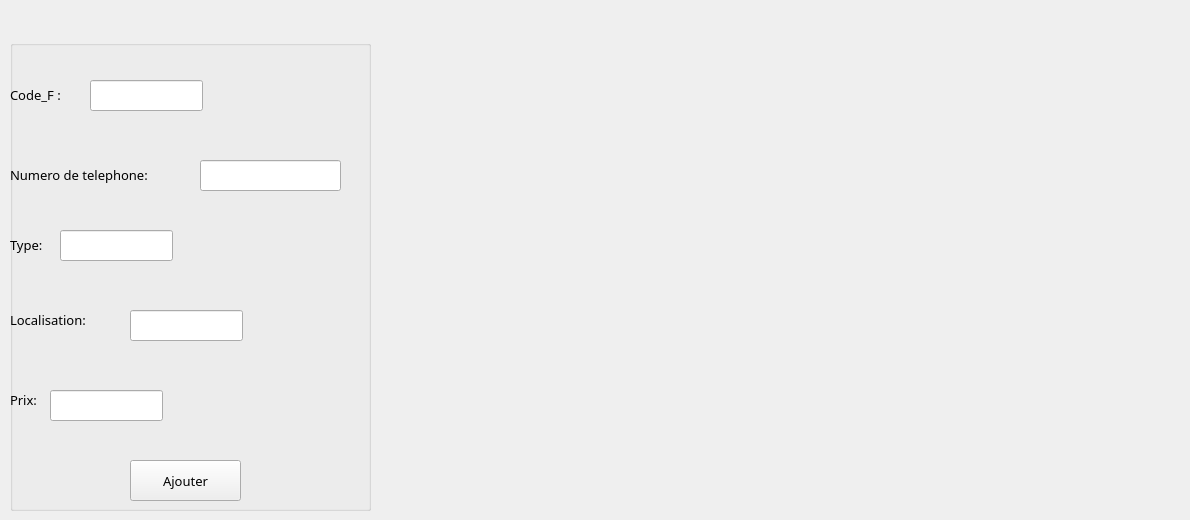
        <widget class="QWidget" name="ajout">
         <attribute name="icon">
          <iconset>
           <normaloff>../Images/pluus.png</normaloff>../Images/pluus.png</iconset>
         </attribute>
         <attribute name="title">
          <string>Ajouter</string>
         </attribute>
         <attribute name="toolTip">
          <string>Ajout d&quot;un fournisseur</string>
         </attribute>
         <widget class="QLabel" name="label">
          <property name="geometry">
           <rect>
            <x>380</x>
            <y>50</y>
            <width>801</width>
            <height>381</height>
           </rect>
          </property>
          <property name="text">
           <string/>
          </property>
          <property name="pixmap">
           <pixmap>../../../../../../../../EXECUTABLE/Images/livraison-fournisseurs-achats-gestion-commerciale.png</pixmap>
          </property>
         </widget>
         <widget class="QGroupBox" name="groupBox_2">
          <property name="enabled">
           <bool>true</bool>
          </property>
          <property name="geometry">
           <rect>
            <x>10</x>
            <y>40</y>
            <width>361</width>
            <height>471</height>
           </rect>
          </property>
          <property name="mouseTracking">
           <bool>false</bool>
          </property>
          <property name="autoFillBackground">
           <bool>false</bool>
          </property>
          <property name="title">
           <string/>
          </property>
          <property name="flat">
           <bool>true</bool>
          </property>
          <property name="checkable">
           <bool>false</bool>
          </property>
          <widget class="QLabel" name="label_9">
           <property name="geometry">
            <rect>
             <x>0</x>
             <y>40</y>
             <width>71</width>
             <height>31</height>
            </rect>
           </property>
           <property name="font">
            <font>
             <family>MV Boli</family>
            </font>
           </property>
           <property name="text">
            <string>&lt;html&gt;&lt;head/&gt;&lt;body&gt;&lt;p&gt;&lt;span style=&quot; font-size:10pt;&quot;&gt;Code_F :&lt;/span&gt;&lt;/p&gt;&lt;/body&gt;&lt;/html&gt;</string>
           </property>
          </widget>
          <widget class="QLineEdit" name="lineEdit_Code">
           <property name="geometry">
            <rect>
             <x>80</x>
             <y>40</y>
             <width>113</width>
             <height>31</height>
            </rect>
           </property>
           <property name="font">
            <font>
             <pointsize>10</pointsize>
            </font>
           </property>
          </widget>
          <widget class="QLabel" name="label_10">
           <property name="geometry">
            <rect>
             <x>0</x>
             <y>190</y>
             <width>51</width>
             <height>31</height>
            </rect>
           </property>
           <property name="font">
            <font>
             <family>MV Boli</family>
             <pointsize>8</pointsize>
             <weight>50</weight>
             <bold>false</bold>
            </font>
           </property>
           <property name="text">
            <string>&lt;html&gt;&lt;head/&gt;&lt;body&gt;&lt;p&gt;&lt;span style=&quot; font-size:10pt;&quot;&gt;Type: &lt;/span&gt;&lt;/p&gt;&lt;/body&gt;&lt;/html&gt;</string>
           </property>
          </widget>
          <widget class="QLineEdit" name="lineEdit_Type">
           <property name="geometry">
            <rect>
             <x>50</x>
             <y>190</y>
             <width>113</width>
             <height>31</height>
            </rect>
           </property>
           <property name="font">
            <font>
             <pointsize>10</pointsize>
            </font>
           </property>
          </widget>
          <widget class="QLabel" name="label_11">
           <property name="geometry">
            <rect>
             <x>0</x>
             <y>120</y>
             <width>181</width>
             <height>31</height>
            </rect>
           </property>
           <property name="font">
            <font>
             <family>MV Boli</family>
            </font>
           </property>
           <property name="text">
            <string>&lt;html&gt;&lt;head/&gt;&lt;body&gt;&lt;p&gt;&lt;span style=&quot; font-size:10pt;&quot;&gt;Numero de telephone: &lt;/span&gt;&lt;/p&gt;&lt;/body&gt;&lt;/html&gt;</string>
           </property>
          </widget>
          <widget class="QLineEdit" name="lineEdit_Num">
           <property name="geometry">
            <rect>
             <x>190</x>
             <y>120</y>
             <width>141</width>
             <height>31</height>
            </rect>
           </property>
           <property name="font">
            <font>
             <pointsize>10</pointsize>
            </font>
           </property>
          </widget>
          <widget class="QLabel" name="label_12">
           <property name="geometry">
            <rect>
             <x>0</x>
             <y>270</y>
             <width>101</width>
             <height>21</height>
            </rect>
           </property>
           <property name="font">
            <font>
             <family>MV Boli</family>
            </font>
           </property>
           <property name="text">
            <string>&lt;html&gt;&lt;head/&gt;&lt;body&gt;&lt;p&gt;&lt;span style=&quot; font-size:10pt;&quot;&gt;Localisation: &lt;/span&gt;&lt;/p&gt;&lt;/body&gt;&lt;/html&gt;</string>
           </property>
          </widget>
          <widget class="QLineEdit" name="lineEdit_Localisation">
           <property name="geometry">
            <rect>
             <x>120</x>
             <y>270</y>
             <width>113</width>
             <height>31</height>
            </rect>
           </property>
           <property name="font">
            <font>
             <pointsize>10</pointsize>
            </font>
           </property>
          </widget>
          <widget class="QLabel" name="label_14">
           <property name="geometry">
            <rect>
             <x>0</x>
             <y>350</y>
             <width>41</width>
             <height>21</height>
            </rect>
           </property>
           <property name="font">
            <font>
             <family>MV Boli</family>
            </font>
           </property>
           <property name="text">
            <string>&lt;html&gt;&lt;head/&gt;&lt;body&gt;&lt;p&gt;&lt;span style=&quot; font-size:10pt;&quot;&gt;Prix: &lt;/span&gt;&lt;/p&gt;&lt;/body&gt;&lt;/html&gt;</string>
           </property>
          </widget>
          <widget class="QLineEdit" name="lineEdit_Prix">
           <property name="geometry">
            <rect>
             <x>40</x>
             <y>350</y>
             <width>113</width>
             <height>31</height>
            </rect>
           </property>
           <property name="font">
            <font>
             <pointsize>10</pointsize>
            </font>
           </property>
          </widget>
          <widget class="QPushButton" name="Ajouter">
           <property name="geometry">
            <rect>
             <x>120</x>
             <y>420</y>
             <width>111</width>
             <height>41</height>
            </rect>
           </property>
           <property name="font">
            <font>
             <family>MV Boli</family>
             <pointsize>10</pointsize>
            </font>
           </property>
           <property name="text">
            <string>Ajouter</string>
           </property>
           <property name="icon">
            <iconset>
             <normaloff>../Images/pluus.png</normaloff>../Images/pluus.png</iconset>
           </property>
          </widget>
         </widget>
        </widget>
